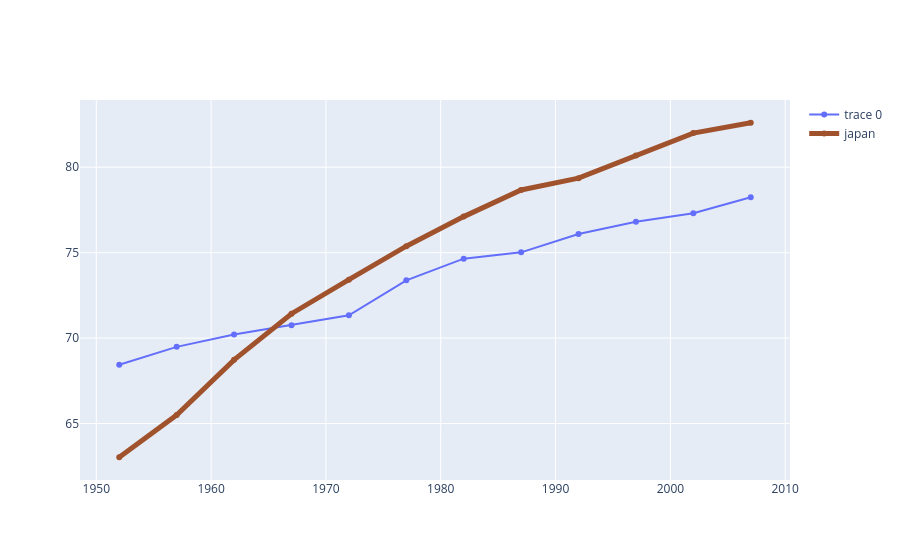

Notebook source saved alongside this figure:
### Code cell
fig = go.Figure()
fig.add_trace(go.Scatter(x = df[df['country'] == "United States"].year , y = df[df['country']== 'United States'].lifeExp )) 
fig.add_trace(go.Scatter(x = df[df['country'] == "Japan"].year , y = df[df['country']== 'Japan'].lifeExp  , name = 'japan' , line = dict(color = 'sienna' , width = 5)))
fig.show()

### Figure 1 — Plotly figure (JSON) as saved in the notebook; plotly's stock layout.template omitted (floating-point values rounded to 4 significant figures)
{"data": [{"type": "scatter", "x": [1952, 1957, 1962, 1967, 1972, 1977, 1982, 1987, 1992, 1997, 2002, 2007], "y": [68.44, 69.49, 70.21, 70.76, 71.34, 73.38, 74.65, 75.02, 76.09, 76.81, 77.31, 78.24]}, {"line": {"color": "sienna", "width": 5}, "name": "japan", "type": "scatter", "x": [1952, 1957, 1962, 1967, 1972, 1977, 1982, 1987, 1992, 1997, 2002, 2007], "y": [63.03, 65.5, 68.73, 71.43, 73.42, 75.38, 77.11, 78.67, 79.36, 80.69, 82.0, 82.6]}], "layout": {}}
